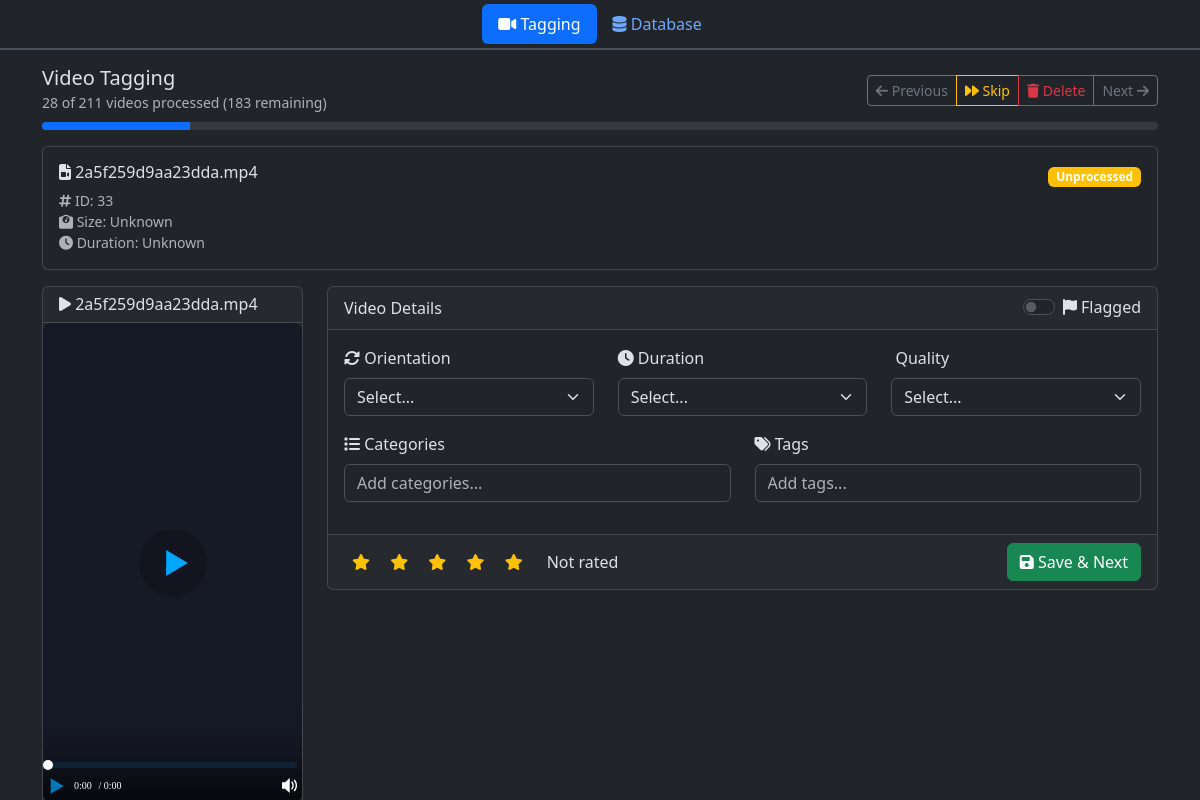
The app's page /?video=33, older data.
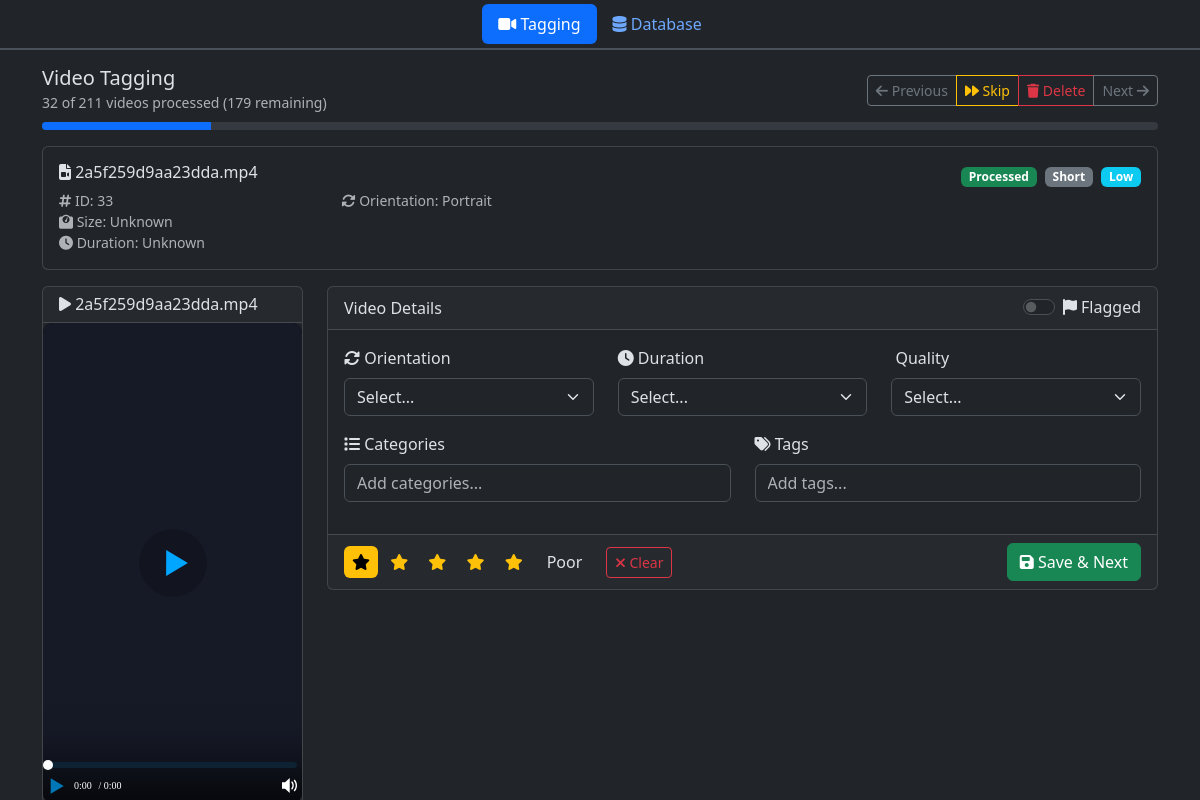
The same page, newer data.
### tables this page shows
CREATE TABLE videos (
            id INTEGER PRIMARY KEY,
            file_name TEXT UNIQUE,
            file_path TEXT,
            duration INTEGER,
            width INTEGER,
            height INTEGER,
            orientation TEXT,
            quality TEXT,
            is_processed INTEGER DEFAULT 0,
            flagged INTEGER DEFAULT 0,
            created_at DATETIME DEFAULT CURRENT_TIMESTAMP
        , rating INTEGER DEFAULT 0);

### includes/helpers.php (called while the page is built, shortened)
<?php
function getVideoMetadata($videoPath) {
    $metadata = [
        'duration' => 0,
        'width' => 0,
        'height' => 0,
        'size' => 0,
        'orientation' => 'unknown'
    ];
    if (!file_exists($videoPath)) {
        return $metadata;
    }
    return $metadata;
}
function formatDuration($seconds) {
    if ($seconds <= 0) return 'Unknown';
}
function formatFileSize($bytes) {
    if ($bytes <= 0) return 'Unknown';
    $units = ['B', 'KB', 'MB', 'GB', 'TB'];
    $bytes = max($bytes, 0);
    $pow = floor(($bytes ? log($bytes) : 0) / log(1024));
    $pow = min($pow, count($units) - 1);
    $bytes /= pow(1024, $pow);
    return round($bytes, 2) . ' ' . $units[$pow];
}
?>

### index.php (the view, shortened to what the changed rows need)
<?php
require_once 'config.php';
$videoId = isset($_GET['video']) ? intval($_GET['video']) : 0;
$specificVideo = $videoId > 0;
if ($specificVideo) {
    $stmt = $db->prepare('SELECT * FROM videos WHERE id = ?');
    $stmt->bindValue(1, $videoId, SQLITE3_INTEGER);
    $result = $stmt->execute();
    $currentVideo = $result ? $result->fetchArray(SQLITE3_ASSOC) : null;
}
$prevVideo = null;
$nextVideo = null;
if ($currentVideo) {
    $stmt = $db->prepare('SELECT * FROM videos WHERE id < ? ORDER BY id DESC LIMIT 1');
    $stmt->bindValue(1, $currentVideo['id'], SQLITE3_INTEGER);
    $result = $stmt->execute();
    $prevVideo = $result ? $result->fetchArray(SQLITE3_ASSOC) : null;
    if ($specificVideo) {
        $stmt = $db->prepare('SELECT * FROM videos WHERE id > ? ORDER BY id ASC LIMIT 1');
        $stmt->bindValue(1, $currentVideo['id'], SQLITE3_INTEGER);
        $result = $stmt->execute();
        $nextVideo = $result ? $result->fetchArray(SQLITE3_ASSOC) : null;
    }
}
$videoMetadata = [];
if ($currentVideo) {
  $videoMetadata = getVideoMetadata($currentVideo['file_path']);
}
$totalVideos = $db->querySingle('SELECT COUNT(*) FROM videos');
$processedVideos = $db->querySingle('SELECT COUNT(*) FROM videos WHERE is_processed = 1');
$remainingVideos = $totalVideos - $processedVideos;
$progressPercent = $totalVideos > 0 ? ($processedVideos / $totalVideos * 100) : 0;
?>
<!DOCTYPE html>
<html lang="en">
<head>
  <link href="https://cdn.jsdelivr.net/npm/bootstrap@5.3.8/dist/css/bootstrap.min.css" rel="stylesheet">
  <link href="FA6/css/all.min.css" rel="stylesheet" />
  <link href="https://cdn.jsdelivr.net/npm/@yaireo/tagify/dist/tagify.css" rel="stylesheet" type="text/css" />
</head>
<body data-bs-theme="dark">
  <main class="container mt-3">
    <?php if ($currentVideo): ?>
        <div class="row mb-3">
          <div class="col-12">
            <div class="d-flex justify-content-between align-items-center mb-2">
              <div>
                <h5 class="mb-0">Video Tagging</h5>
                <small class="text-muted">
                  <?php echo "$processedVideos of $totalVideos videos processed"; ?>
                  <?php if ($remainingVideos > 0): ?>
                    (<?php echo $remainingVideos; ?> remaining)
                  <?php endif; ?>
                </small>
              </div>
              <div class="btn-group">
              <?php if ($prevVideo): ?>
                <a href="?video=<?php echo $prevVideo['id']; ?>" class="btn btn-outline-secondary btn-sm">
                  <i class="fa-solid fa-arrow-left"></i> Previous
                </a>
              <?php endif; ?>
              <button class="btn btn-outline-warning btn-sm" id="skip-btn">
                <i class="fa-solid fa-forward"></i> Skip
              </button>
              <?php if ($currentVideo): ?>
                <button class="btn btn-outline-danger btn-sm" id="delete-btn">
                  <i class="fa-solid fa-trash"></i> Delete
                </button>
              <?php endif; ?>
              <?php if ($nextVideo): ?>
                <a href="?video=<?php echo $nextVideo['id']; ?>" class="btn btn-outline-secondary btn-sm">
                  Next <i class="fa-solid fa-arrow-right"></i>
                </a>
              <?php endif; ?>
            </div>
            </div>
            <div class="progress" style="height: 8px;">
              <div class="progress-bar" role="progressbar"
                style="width: <?php echo $progressPercent; ?>%">
              </div>
            </div>
          </div>
        </div>
        <?php if ($currentVideo): ?>
        <div class="row mb-3">
          <div class="col-12">
            <div class="card">
              <div class="card-body">
                <div class="d-flex justify-content-between align-items-start">
                  <div class="w-50">
                    <h6 class="mb-1">
                      <i class="fa-solid fa-file-video"></i>
                      <?php echo htmlspecialchars($currentVideo['file_name'], ENT_QUOTES, 'UTF-8'); ?>
                    </h6>
                    <div class="row mt-2">
                      <div class="col-md-6">
                        <small class="text-muted">
                          <div><i class="fa-solid fa-hashtag"></i> ID: <?php echo $currentVideo['id']; ?></div>
                          <div><i class="fa-solid fa-weight-scale"></i> Size: <span><?php echo formatFileSize($videoMetadata['size'] ?? 0); ?></span></div>
                          <div><i class="fa-solid fa-clock"></i> Duration: <?php echo formatDuration($videoMetadata['duration'] ?? 0); ?></div>
                        </small>
                      </div>
                      <div class="col-md-6">
                        <small class="text-muted">
                          <?php if (!empty($currentVideo['orientation']) && $currentVideo['orientation'] !== 'unknown'): ?>
                            <div><i class="fa-solid fa-rotate"></i> Orientation: <?php echo ucfirst($currentVideo['orientation']); ?></div>
                          <?php endif; ?>
                        </small>
                      </div>
                    </div>
                  </div>
                  <div class="p-0 m-0">
                    <?php if ($currentVideo['is_processed']): ?>
                      <span class="badge bg-success">Processed</span>
                    <?php else: ?>
                      <span class="badge bg-warning">Unprocessed</span>
                    <?php endif; ?>
                    <?php if ($currentVideo['duration']): ?>
                      <span class="badge bg-secondary ms-1"><?php echo ucfirst($currentVideo['duration']); ?></span>
                    <?php endif; ?>
                    <?php if ($currentVideo['quality']): ?>
                      <span class="badge bg-info ms-1"><?php echo ucfirst($currentVideo['quality']); ?></span>
                    <?php endif; ?>
                  </div>
                </div>
              </div>
            </div>
          </div>
        </div>
        <?php endif; ?>
      <div class="row">
        <div class="col-md-3">
          <div class="card">
            <div class="card-header">
              <h6 class="mb-0">
                <i class="fa-solid fa-play"></i>
                <?php echo htmlspecialchars($currentVideo['file_name'], ENT_QUOTES, 'UTF-8'); ?>
              </h6>
            </div>
            <div class="card-body p-0">
              <div id="video-player">
              </div>
            </div>
          </div>
        </div>
        <div class="col-md-9">
          <div class="card">
            <div class="card-header d-flex justify-content-between align-items-center">
              <span>Video Details</span>
              <div class="form-check form-switch">
                <input class="form-check-input" type="checkbox" id="flagged-switch">
                <label class="form-check-label" for="flagged-switch">
                  <i class="fa-solid fa-flag"></i> Flagged
                </label>
              </div>
            </div>
            <div class="card-body">
              <div class="row mb-3">
                <div class="col-md-4">
                  <label class="form-label">
                    <i class="fa-solid fa-rotate"></i> Orientation
                  </label>
                  <select class="form-select" id="video-orientation">
                    <option value="">Select...</option>
                  </select>
                </div>
                <div class="col-md-4">
                  <label class="form-label">
                    <i class="fa-solid fa-clock"></i> Duration
                  </label>
                  <select class="form-select" id="video-duration">
                    <option value="">Select...</option>
                  </select>
                </div>
                <div class="col-md-4">
                  <label class="form-label">
                    <i class="fa-solid fa-high-definition"></i> Quality
                  </label>
                  <select class="form-select" id="video-quality">
                    <option value="">Select...</option>
                  </select>
                </div>
              </div>
              <div class="row">
                <div class="col-md-6 mb-3">
                  <label class="form-label">
                    <i class="fa-solid fa-list"></i> Categories
                  </label>
                  <input id="category-input" class="form-control" placeholder="Add categories..."/>
                </div>
                <div class="col-md-6 mb-3">
                  <label class="form-label">
                    <i class="fa-solid fa-tags"></i> Tags
                  </label>
                  <input id="tags-input" class="form-control" placeholder="Add tags..."/>
                </div>
              </div>
            </div>
            <div class="card-footer">
              <div class="d-flex justify-content-between">
                <?php if ($currentVideo): ?>
                <div class="d-flex align-items-center gap-3">
                  <div class="rating-stars">
                    <?php for ($i = 1; $i <= 5; $i++): ?>
                      <button type="button"
                          class="btn btn-outline-warning rating-star <?php echo ($currentVideo['rating'] >= $i) ? 'active' : ''; ?>"
                          data-rating="<?php echo $i; ?>">
                        <i class="fa-solid fa-star"></i>
                      </button>
                    <?php endfor; ?>
                  </div>
                    <span class="rating-text">
                      <?php
                      $ratingText = ['Unrated', 'Poor', 'Fair', 'Good', 'Very Good', 'Excellent'];
                      echo $currentVideo['rating'] > 0 ? $ratingText[$currentVideo['rating']] : 'Not rated';
                      ?>
                    </span>
                    <?php if ($currentVideo['rating'] > 0): ?>
                      <button class="btn btn-sm btn-outline-danger ms-2" id="clear-rating">
                        <i class="fa-solid fa-xmark"></i> Clear
                      </button>
                    <?php endif; ?>
                </div>
                <?php endif; ?>
                <div>
                  <button class="btn btn-success" id="save-btn">
                    <i class="fa-solid fa-save"></i> Save & Next
                  </button>
                </div>
              </div>
            </div>
          </div>
        </div>
      </div>
    <?php endif; ?>
  </main>
</body>
</html>

Row changes from the older to the newer data that the page shows:
changed videos "2a5f259d9aa23dda.mp4": orientation (not shown) → "Portrait"; is_processed 0 → 1 (drawn); duration (not shown) → "Short"; quality (not shown) → "Low"; rating (not shown) → "Poor"
Text that changed along with them:
$processedVideos: "28" → "32"
$remainingVideos: "183" → "179"
$progressPercent: 13.270142180095 → 15.165876777251 (drawn)
text no longer shown: "Unprocessed Not rated"
text now shown: "Orientation: Processed Clear"
